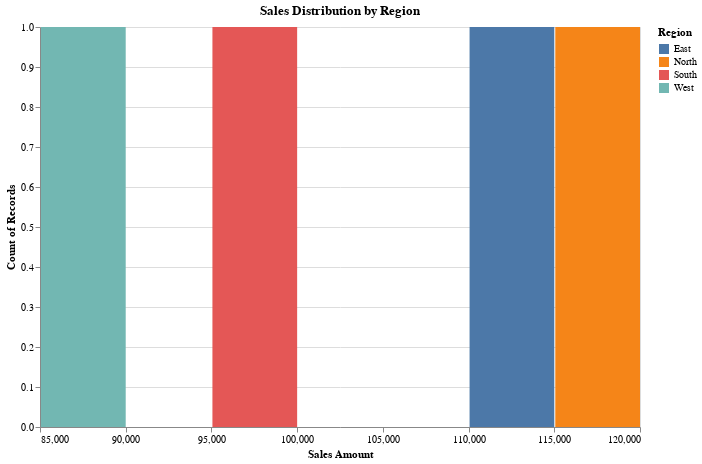

Notebook code cell kept with this figure:
### Code cell
hist_sales = (
    pn.Story(df, width=600)
    .mark_bar()
    .encode(
        alt.X('Sales', bin=alt.Bin(maxbins=10), title='Sales Amount'),
        y='count()',
        color='Region'
    )
    .properties(title='Sales Distribution by Region')
)

hist_sales.show()

### Figure 1 — Vega-Lite specification as saved in the notebook (floating-point values rounded to 4 significant figures)
{"config": {"view": {"continuousWidth": 300, "continuousHeight": 300}}, "data": {"name": "data-81fdf887667aadca580d6905ebf4adbd"}, "mark": {"type": "bar"}, "encoding": {"color": {"field": "Region", "type": "nominal"}, "x": {"bin": {"maxbins": 10}, "field": "Sales", "title": "Sales Amount", "type": "quantitative"}, "y": {"aggregate": "count", "type": "quantitative"}}, "height": 400, "title": "Sales Distribution by Region", "width": 600, "$schema": "https://vega.github.io/schema/vega-lite/v5.20.1.json", "datasets": {"data-81fdf887667aadca580d6905ebf4adbd": [{"Region": "North", "Sales": 120000, "Profit": 30000, "Month": "Jan", "Revenue": 30000}, {"Region": "South", "Sales": 95000, "Profit": 18000, "Month": "Feb", "Revenue": 45000}, {"Region": "East", "Sales": 113000, "Profit": 24000, "Month": "Mar", "Revenue": 50000}, {"Region": "West", "Sales": 88000, "Profit": 15000, "Month": "Apr", "Revenue": 60000}]}}
